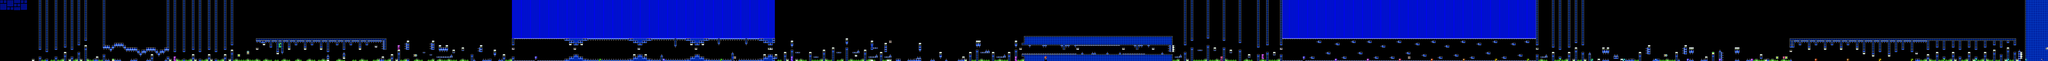

This is a level from a 2D game, rendered from its Tiled map with the project's own tilesets. A one-line summary and the map file follow, with tile-layer data summarised:
An orthogonal 896x27 tile map with 16x16 px tiles, 2 tile layers (SP, ...), 2 tilesets, 2 image layers.

<map version="1.10" tiledversion="1.11.2" orientation="orthogonal" renderorder="right-down" width="896" height="27" tilewidth="16" tileheight="16" infinite="0" nextlayerid="5" nextobjectid="1">
 <editorsettings>
  <chunksize width="16" height="27" />
  <export target="../LEVELS/LEVEL DATA/kappaclysm.csv" format="csv" />
 </editorsettings>
 <tileset firstgid="1" name="famidash" tilewidth="16" tileheight="16" tilecount="256" columns="16">
  <image source="../../../GRAPHICS/famidash.bmp" width="256" height="256" />
 </tileset>
 <tileset firstgid="257" name="sprites" tilewidth="16" tileheight="16" tilecount="256" columns="16">
  <image source="../../../GRAPHICS/sprites.png" width="256" height="256" />
 </tileset>
 <imagelayer id="3" name="Image Layer 1" parallaxx="0.9" parallaxy="0.9" repeatx="1" repeaty="1">
  <image source="../../../GRAPHICS/Old/parallax Blue.bmp" width="144" height="72" />
 </imagelayer>
 <imagelayer id="4" name="Image Layer 2" offsetx="0" offsety="432" repeatx="1">
  <image source="../../../GRAPHICS/ground.bmp" width="64" height="128" />
 </imagelayer>
 <layer id="1" width="896" height="27">
  <data>[24192 cells, 7094 non-empty, 37 distinct tile ids]</data>
 </layer>
 <layer id="2" name="SP" width="896" height="27">
  <data>[24192 cells, 249 non-empty, 38 distinct tile ids]</data>
 </layer>
</map>
